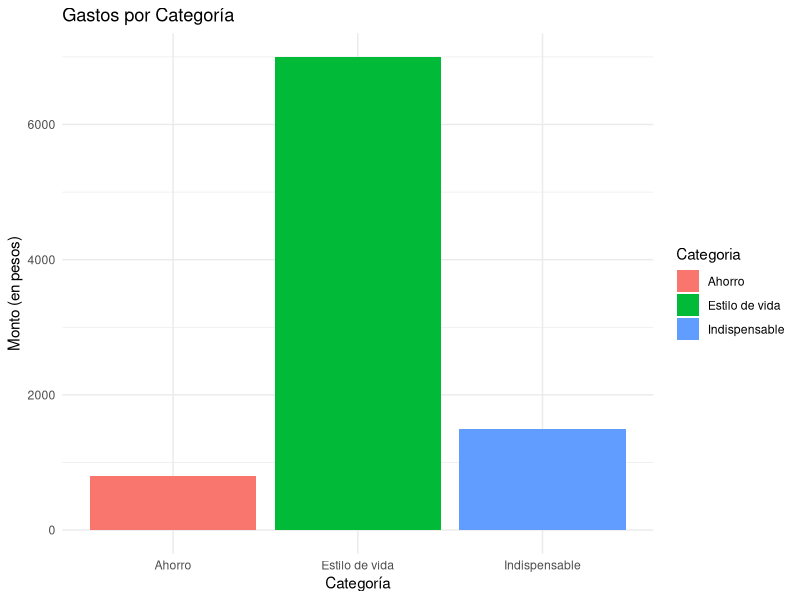
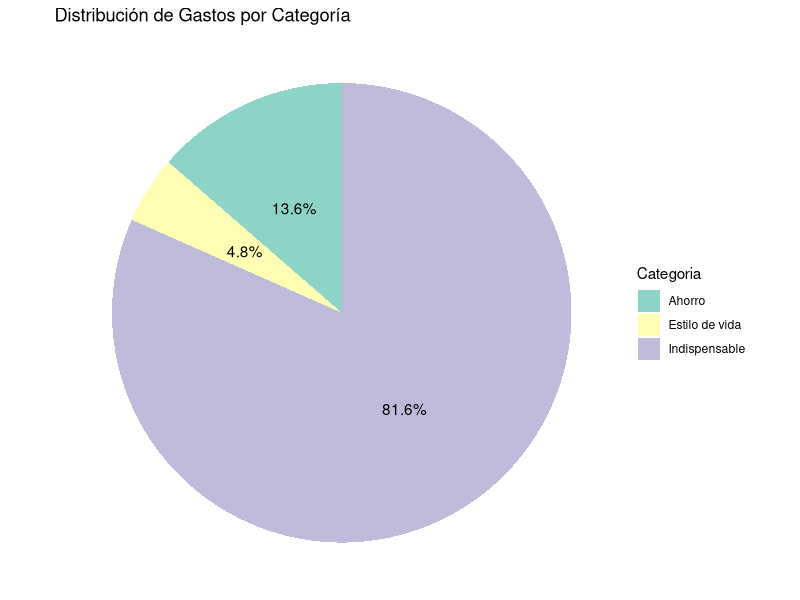

The R source for these figures, in order:
## ---- chunk 1
knitr::opts_chunk$set(echo = TRUE)
## ---- chunk 2
# Esto es un comentario en R. Sirve para explicar el código.

# Operaciones matemáticas básicas
2 + 2     # Suma
5 * 3     # Multiplicación
10 / 2    # División

## ---- chunk 3
# Asignar un valor a una variable
saldo_inicial <- 1000  # Usamos <- para asignar valores

# Imprimir el valor de una variable
print(saldo_inicial)

## ---- chunk 4
# Instalar tidyverse (si no está instalado)
#install.packages("tidyverse")

# Cargar el paquete
library(tidyverse)

## ---- chunk 5
# Crear un DataFrame con datos de ejemplo
transacciones <- data.frame(
  Fecha = as.Date(c('2024-11-01', '2024-11-02', '2024-11-03')),
  Descripcion = c('Alimentos', 'Renta', 'Restaurante'),
  Monto = c(-1500, -7000, -800)
)

# Mostrar el DataFrame
print(transacciones)

## ---- chunk 6
# Filtrar transacciones mayores a -1000 (gastos grandes)
transacciones_filtradas <- transacciones %>%
  filter(Monto < -1000)

# Mostrar el resultado
print(transacciones_filtradas)

## ---- chunk 7
# Agregar una nueva columna "Monto_Absoluto"
transacciones <- transacciones %>%
  mutate(Monto_Absoluto = abs(Monto))

# Mostrar el DataFrame modificado
print(transacciones)

## ---- chunk 8
# Resumir el total de gastos
total_gastos <- transacciones %>%
  summarise(Total_Gasto = sum(Monto))

print(total_gastos)

## ---- chunk 9
# Agregar una categoría simple para cada gasto
transacciones <- transacciones %>%
  mutate(Categoria = c("Indispensable", "Estilo de vida", "Ahorro"))

# Crear una gráfica de barras con ggplot2
ggplot(transacciones, aes(x = Categoria, y = Monto_Absoluto, fill = Categoria)) +
  geom_bar(stat = "identity") +
  labs(title = "Gastos por Categoría", x = "Categoría", y = "Monto (en pesos)") +
  theme_minimal()

## ---- chunk 10

## ---- chunk 11
# Instalar paquetes

#install.packages(c("dplyr", "ggplot2", "RColorBrewer"))

# Cargar librerías necesarias
library(dplyr)
library(ggplot2)

# Leer archivo CSV con transacciones
transacciones <- read.csv("Transacciones.csv")

# Clasificar gastos automáticamente según palabras clave
clasificar_gastos <- function(descripcion) {
  if (grepl("supermercado|comida|renta", descripcion, ignore.case = TRUE)) {
    return("Indispensable")
  } else if (grepl("cine|ropa|suscripciones", descripcion, ignore.case = TRUE)) {
    return("Estilo de vida")
  } else if (grepl("ahorro|inversion", descripcion, ignore.case = TRUE)) {
    return("Ahorro")
  } else {
    return("Otro")
  }
}

# Aplicar clasificación
transacciones <- transacciones %>%
  mutate(Categoria = sapply(Descripcion, clasificar_gastos))

# Filtrar solo los gastos (montos negativos) y convertirlos a positivos
transacciones_gastos <- transacciones %>%
  filter(Monto < 0) %>%
  mutate(Monto = abs(Monto))

# Resumen mensual por categoría y cálculo de porcentajes
resumen <- transacciones_gastos %>%
  group_by(Categoria) %>%
  summarise(Total = sum(Monto)) %>%
  mutate(Porcentaje = (Total / sum(Total)) * 100)

# Imprimir resumen con porcentajes
print(resumen)

# Crear gráfica de dona
ggplot(resumen, aes(x = "", y = Total, fill = Categoria)) +
  geom_bar(stat = "identity", width = 1) +
  coord_polar(theta = "y") +
  theme_void() + # Elimina los ejes y fondo
  geom_text(aes(label = paste0(round(Porcentaje, 1), "%")), 
            position = position_stack(vjust = 0.5)) +
  labs(title = "Distribución de Gastos por Categoría") +
  scale_fill_brewer(palette = "Set3")

